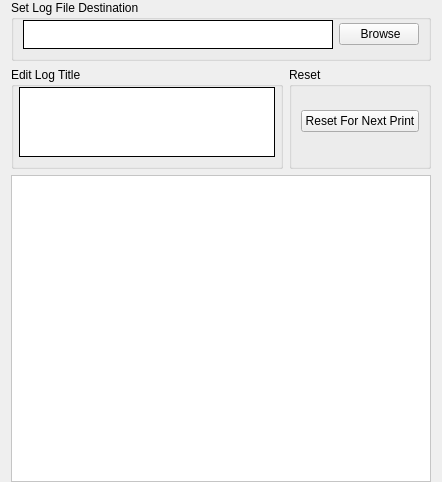
        <widget class="QWidget" name="tab_5">
         <attribute name="title">
          <string>Terminal Output</string>
         </attribute>
         <layout class="QGridLayout" name="gridLayout_12" rowstretch="10,10,50">
          <property name="topMargin">
           <number>0</number>
          </property>
          <property name="bottomMargin">
           <number>0</number>
          </property>
          <item row="1" column="0">
           <widget class="QGroupBox" name="groupBox">
            <property name="title">
             <string>Edit Log Title</string>
            </property>
            <layout class="QHBoxLayout" name="horizontalLayout_4">
             <property name="leftMargin">
              <number>5</number>
             </property>
             <property name="topMargin">
              <number>0</number>
             </property>
             <property name="rightMargin">
              <number>5</number>
             </property>
             <item>
              <widget class="QTextEdit" name="LogName">
               <property name="sizePolicy">
                <sizepolicy hsizetype="Preferred" vsizetype="Preferred">
                 <horstretch>0</horstretch>
                 <verstretch>0</verstretch>
                </sizepolicy>
               </property>
               <property name="maximumSize">
                <size>
                 <width>16777215</width>
                 <height>16777215</height>
                </size>
               </property>
               <property name="styleSheet">
                <string notr="true">background:white; border: 1px solid black;</string>
               </property>
               <property name="verticalScrollBarPolicy">
                <enum>Qt::ScrollBarAlwaysOff</enum>
               </property>
               <property name="sizeAdjustPolicy">
                <enum>QAbstractScrollArea::AdjustIgnored</enum>
               </property>
              </widget>
             </item>
            </layout>
           </widget>
          </item>
          <item row="1" column="1">
           <widget class="QGroupBox" name="resetBox">
            <property name="title">
             <string>Reset</string>
            </property>
            <layout class="QGridLayout" name="gridLayout_11">
             <property name="topMargin">
              <number>0</number>
             </property>
             <property name="bottomMargin">
              <number>11</number>
             </property>
             <item row="0" column="0">
              <widget class="QPushButton" name="resetButton">
               <property name="text">
                <string>Reset For Next Print</string>
               </property>
              </widget>
             </item>
            </layout>
           </widget>
          </item>
          <item row="2" column="0" colspan="2">
           <widget class="QTextBrowser" name="ProgramPrints">
            <property name="styleSheet">
             <string notr="true">background-color: rgb(255, 255, 255);</string>
            </property>
            <property name="html">
             <string>&lt;!DOCTYPE HTML PUBLIC &quot;-//W3C//DTD HTML 4.0//EN&quot; &quot;http://www.w3.org/TR/REC-html40/strict.dtd&quot;&gt;
&lt;html&gt;&lt;head&gt;&lt;meta name=&quot;qrichtext&quot; content=&quot;1&quot; /&gt;&lt;meta charset=&quot;utf-8&quot; /&gt;&lt;style type=&quot;text/css&quot;&gt;
p, li { white-space: pre-wrap; }
&lt;/style&gt;&lt;/head&gt;&lt;body style=&quot; font-family:'Segoe UI'; font-size:9pt; font-weight:400; font-style:normal;&quot;&gt;
&lt;p style=&quot; margin-top:0px; margin-bottom:0px; margin-left:0px; margin-right:0px; -qt-block-indent:0; text-indent:0px;&quot;&gt;&lt;span style=&quot; font-family:'MS Shell Dlg 2'; font-size:7.8pt;&quot;&gt; &lt;/span&gt;&lt;/p&gt;&lt;/body&gt;&lt;/html&gt;</string>
            </property>
           </widget>
          </item>
          <item row="0" column="0" colspan="2">
           <widget class="QGroupBox" name="LogDestinationBox">
            <property name="title">
             <string>Set Log File Destination</string>
            </property>
            <layout class="QHBoxLayout" name="horizontalLayout_3" stretch="4,1">
             <property name="topMargin">
              <number>0</number>
             </property>
             <item>
              <widget class="QLabel" name="LogFileLocation">
               <property name="styleSheet">
                <string notr="true">background:white; border: 1px solid black;</string>
               </property>
               <property name="text">
                <string/>
               </property>
              </widget>
             </item>
             <item>
              <widget class="QPushButton" name="LogFileBrowse">
               <property name="text">
                <string> Browse</string>
               </property>
              </widget>
             </item>
            </layout>
           </widget>
          </item>
         </layout>
        </widget>
